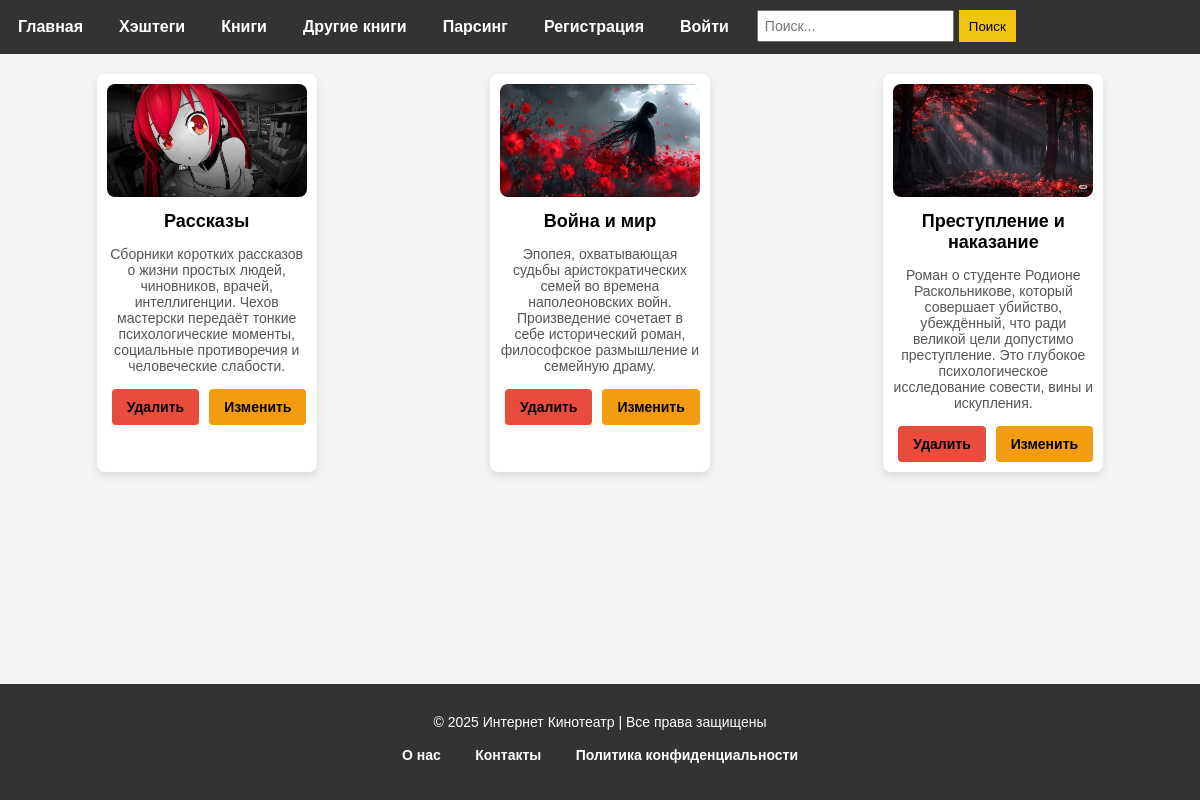
The page /book_list/ on the database its author committed.
### books/models.py (models this page shows, shortened)
class Book(models.Model):
    GENRE = (
        ('Фантастика', 'Фантастика'),
        ('История', 'История'),
        ('Ужасы', 'Ужасы')
    )
    image = models.ImageField(upload_to='books/', verbose_name='Загрузите фото')
    title = models.CharField(max_length=100, verbose_name='Укажите название книги')
    create_at = models.DateTimeField(auto_now_add=True)
    genre = models.CharField(max_length=100, choices=GENRE, verbose_name='Укажите жанр',
                             default='История')
    author = models.CharField(max_length=100, default='Иванов Иван')
    description = models.TextField(verbose_name='Укажите описание книги')
    audio_book = models.URLField(verbose_name='Вставьте ссылку аудио книги')
    page_number = models.PositiveIntegerField(verbose_name='Укажите кол-во страниц', default=200,
                                              null=True)
    class Meta:
        verbose_name = 'книгу'
        verbose_name_plural = 'книги'

### books/views.py (the view)
def books_list_view(request):
    if request.method == 'GET':
        book = models.Book.objects.all().order_by('-id')
        context = {
            'book': book,
        }
        return render(request,
                      template_name='books/book_list.html',
                      context=context
                      )

### templates/books/book_list.html (shortened to what this page needs)
{% load static %}
<!DOCTYPE html>
<html lang="ru">
<head>
    <link rel="stylesheet" href="{% static 'css/header_and_footer/menu.css' %}">
    <link rel="stylesheet" href="{% static 'css/film_and_film_detail/cards.css' %}">
    <link rel="stylesheet" href="{% static 'css/header_and_footer/footer.css' %}">
</head>
<body>
{% include 'components/header.html' %}
<section class="cards">
    {%  for i in book  %}
    <div class="card">
        <img src="{{ i.image.url }}"
             alt="{{ i.title }}">
        <h3><a href="/book_list/{{ i.id }}/">{{i.title}}</a></h3>
        <p>{{ i.description }}</p>
         <div class="card-buttons">
            <button class="delete"><a href="#">Удалить</a></button>
            <button class="edit"><a href="#">Изменить</a></button>
        </div>
    </div>
    {% endfor %}
</section>
{% include 'components/footer.html' %}
</body>
</html>

### static/css/header_and_footer/menu.css (style rules this page uses)
body { font-family: Arial, sans-serif; margin: 0; padding: 0; background-color: #f4f4f4; }

### static/css/film_and_film_detail/cards.css (style rules this page uses)
.cards { display: flex; flex-wrap: wrap; gap: 20px; justify-content: space-around; padding: 20px; }
.card { background-color: #fff; border-radius: 8px; box-shadow: 0 4px 8px rgba(0, 0, 0, 0.1); width: 200px; text-align: center; padding: 10px; transition: transform 0.3s; }
.card img { width: 100%; height: auto; border-radius: 8px; }
.card h3 { font-size: 18px; margin: 10px 0; }
.card-buttons { margin-top: 15px; display: flex; justify-content: space-between; align-items: center; }
.card-buttons button { padding: 10px 15px; margin: 0 5px; border: none; border-radius: 4px; cursor: pointer; font-size: 14px; width: auto; }
.card-buttons .delete { background-color: #e74c3c; color: white; }
.card-buttons .edit { background-color: #f39c12; color: white; }
a { text-decoration: none; cursor: pointer; color: black; font-weight: bold; }
.card p { font-size: 14px; color: #555; }

### static/css/header_and_footer/footer.css (style rules this page uses)
html, body { height: 100%; margin: 0; padding: 0; }
body { display: flex; flex-direction: column; }

### rows shown on the page
Book: image (picture), title "Рассказы", description "Сборники коротких рассказов о жизни простых людей, чиновников, врачей, интеллигенции. Чехов мастерски передаёт тонкие психологические моменты, социальные противоречия и человеческие слабости."
Book: image (picture), title "Война и мир", description "Эпопея, охватывающая судьбы аристократических семей во времена наполеоновских войн. Произведение сочетает в себе исторический роман, философское размышление и семейную драму."
Book: image (picture), title "Преступление и наказание", description "Роман о студенте Родионе Раскольникове, который совершает убийство, убеждённый, что ради великой цели допустимо преступление. Это глубокое психологическое исследование совести, вины и искупления."
